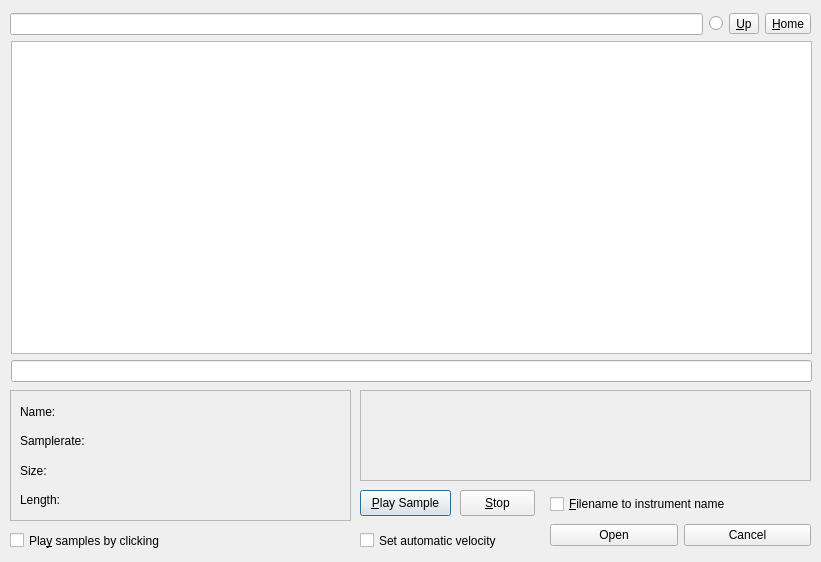
<ui version="4.0" >
 <class>AudioFileBrowser_UI</class>
 <widget class="QDialog" name="AudioFileBrowser_UI" >
  <property name="geometry" >
   <rect>
    <x>0</x>
    <y>0</y>
    <width>821</width>
    <height>562</height>
   </rect>
  </property>
  <property name="windowTitle" >
   <string>Dialog</string>
  </property>
  <widget class="QFrame" name="waveformview" >
   <property name="geometry" >
    <rect>
     <x>360</x>
     <y>390</y>
     <width>451</width>
     <height>91</height>
    </rect>
   </property>
   <property name="frameShape" >
    <enum>QFrame::StyledPanel</enum>
   </property>
   <property name="frameShadow" >
    <enum>QFrame::Raised</enum>
   </property>
  </widget>
  <widget class="QFrame" name="infoframe" >
   <property name="geometry" >
    <rect>
     <x>10</x>
     <y>390</y>
     <width>341</width>
     <height>131</height>
    </rect>
   </property>
   <property name="frameShape" >
    <enum>QFrame::StyledPanel</enum>
   </property>
   <property name="frameShadow" >
    <enum>QFrame::Raised</enum>
   </property>
   <widget class="QWidget" name="layoutWidget" >
    <property name="geometry" >
     <rect>
      <x>10</x>
      <y>10</y>
      <width>321</width>
      <height>111</height>
     </rect>
    </property>
    <layout class="QVBoxLayout" name="verticalLayout_3" >
     <item>
      <widget class="QLabel" name="m_pNameLabel" >
       <property name="text" >
        <string>Name:</string>
       </property>
      </widget>
     </item>
     <item>
      <widget class="QLabel" name="m_pSamplerateLable" >
       <property name="text" >
        <string>Samplerate:</string>
       </property>
      </widget>
     </item>
     <item>
      <widget class="QLabel" name="m_pNBytesLable" >
       <property name="text" >
        <string>Size:</string>
       </property>
      </widget>
     </item>
     <item>
      <widget class="QLabel" name="m_pLengthLable" >
       <property name="text" >
        <string>Length:</string>
       </property>
      </widget>
     </item>
    </layout>
   </widget>
  </widget>
  <widget class="QCheckBox" name="playSamplescheckBox" >
   <property name="geometry" >
    <rect>
     <x>10</x>
     <y>530</y>
     <width>216</width>
     <height>21</height>
    </rect>
   </property>
   <property name="text" >
    <string>Pla&amp;y samples by clicking</string>
   </property>
  </widget>
  <widget class="QWidget" name="layoutWidget2" >
   <property name="geometry" >
    <rect>
     <x>10</x>
     <y>10</y>
     <width>801</width>
     <height>28</height>
    </rect>
   </property>
   <layout class="QHBoxLayout" name="horizontalLayout" >
    <item>
     <widget class="QLineEdit" name="pathLineEdit" />
    </item>
    <item>
     <widget class="QRadioButton" name="hiddenCB" >
      <property name="toolTip" >
       <string>View hidden folders</string>
      </property>
      <property name="text" >
       <string/>
      </property>
     </widget>
    </item>
    <item>
     <widget class="QToolButton" name="m_pPathUptoolButton" >
      <property name="text" >
       <string>&amp;Up</string>
      </property>
     </widget>
    </item>
    <item>
     <widget class="QToolButton" name="m_pPathHometoolButton" >
      <property name="text" >
       <string>&amp;Home</string>
      </property>
     </widget>
    </item>
   </layout>
  </widget>
  <widget class="QPushButton" name="m_pPlayBtn" >
   <property name="geometry" >
    <rect>
     <x>360</x>
     <y>490</y>
     <width>91</width>
     <height>26</height>
    </rect>
   </property>
   <property name="text" >
    <string>&amp;Play Sample</string>
   </property>
  </widget>
  <widget class="QWidget" name="layoutWidget3" >
   <property name="geometry" >
    <rect>
     <x>11</x>
     <y>41</y>
     <width>801</width>
     <height>341</height>
    </rect>
   </property>
   <layout class="QVBoxLayout" name="verticalLayout" >
    <item>
     <widget class="QTreeView" name="treeView" />
    </item>
    <item>
     <layout class="QHBoxLayout" name="horizontalLayout_2" >
      <item>
       <widget class="QLineEdit" name="filelineedit" />
      </item>
     </layout>
    </item>
   </layout>
  </widget>
  <widget class="QWidget" name="layoutWidget4" >
   <property name="geometry" >
    <rect>
     <x>550</x>
     <y>490</y>
     <width>261</width>
     <height>61</height>
    </rect>
   </property>
   <layout class="QVBoxLayout" name="verticalLayout_2" >
    <item>
     <widget class="QCheckBox" name="useNameCheckBox" >
      <property name="text" >
       <string>&amp;Filename to instrument name</string>
      </property>
     </widget>
    </item>
    <item>
     <layout class="QHBoxLayout" name="horizontalLayout_3" >
      <item>
       <widget class="QPushButton" name="openBTN" >
        <property name="text" >
         <string>Open</string>
        </property>
       </widget>
      </item>
      <item>
       <widget class="QPushButton" name="cancelBTN" >
        <property name="text" >
         <string>Cancel</string>
        </property>
       </widget>
      </item>
     </layout>
    </item>
   </layout>
  </widget>
  <widget class="QPushButton" name="m_pStopBtn" >
   <property name="geometry" >
    <rect>
     <x>460</x>
     <y>490</y>
     <width>75</width>
     <height>26</height>
    </rect>
   </property>
   <property name="text" >
    <string>&amp;Stop</string>
   </property>
  </widget>
  <widget class="QCheckBox" name="autoVelCheckBox" >
   <property name="geometry" >
    <rect>
     <x>360</x>
     <y>530</y>
     <width>171</width>
     <height>21</height>
    </rect>
   </property>
   <property name="toolTip" >
    <string>Be careful, this change all Layer velocity settings </string>
   </property>
   <property name="text" >
    <string>Set automatic velocity</string>
   </property>
  </widget>
 </widget>
 <tabstops>
  <tabstop>pathLineEdit</tabstop>
  <tabstop>hiddenCB</tabstop>
  <tabstop>m_pPathUptoolButton</tabstop>
  <tabstop>m_pPathHometoolButton</tabstop>
  <tabstop>treeView</tabstop>
  <tabstop>filelineedit</tabstop>
  <tabstop>m_pPlayBtn</tabstop>
  <tabstop>m_pStopBtn</tabstop>
  <tabstop>useNameCheckBox</tabstop>
  <tabstop>playSamplescheckBox</tabstop>
  <tabstop>autoVelCheckBox</tabstop>
  <tabstop>openBTN</tabstop>
  <tabstop>cancelBTN</tabstop>
 </tabstops>
 <resources/>
 <connections/>
</ui>
